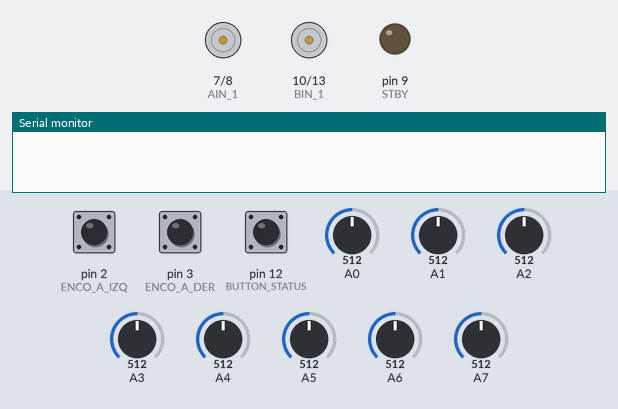
Simulated run of this sketch. Board: Arduino Uno, built with avr-gcc and run on an emulated ATmega328P. Parts: motor-driver pin pairs drawn as motors (green arrow = first pin HIGH = forward, orange = second pin HIGH = backward, longer = more drive, scaled by the enable pin, stopped while the standby pin is LOW), output pins drawn as LEDs (lit = HIGH), the last lines printed to the serial monitor. Inputs (shaded band) come from the test bench; at power-on: pin 12 (BUTTON_STATUS) LOW, A0 = 512, A5 = 512, A1 = 512, A2 = 512, A6 = 512, pin 2 (ENCO_A_IZQ) HIGH, pin 3 (ENCO_A_DER) HIGH, A3 = 512, A4 = 512, A7 = 512.

Above: at 6.2 s.
6.3 s: pin 12 (BUTTON_STATUS) pulled HIGH for 0.15 s
At 7.3 s:
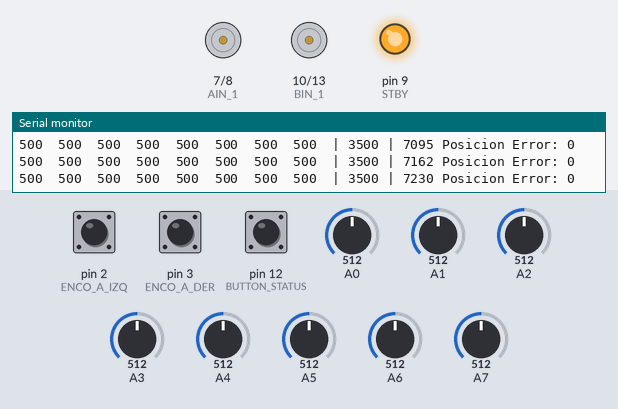
7.9 s: A0 set to 716
At 9.1 s:
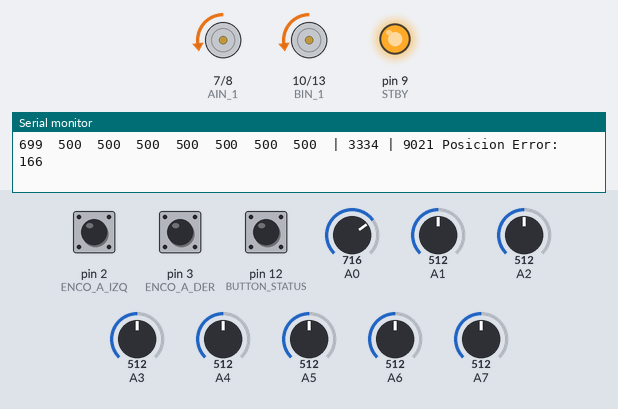
9.4 s: A5 set to 992
At 10.4 s:
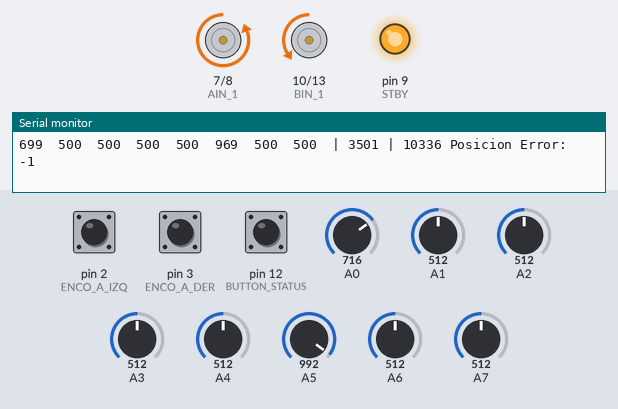
10.9 s: A1 set to 190
At 11.3 s:
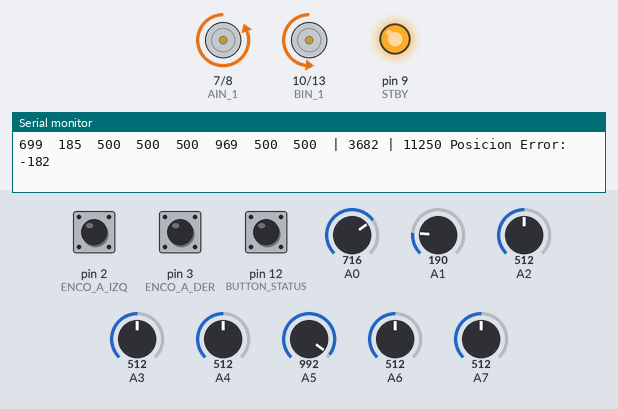
12.4 s: A2 set to 30
At 13.6 s:
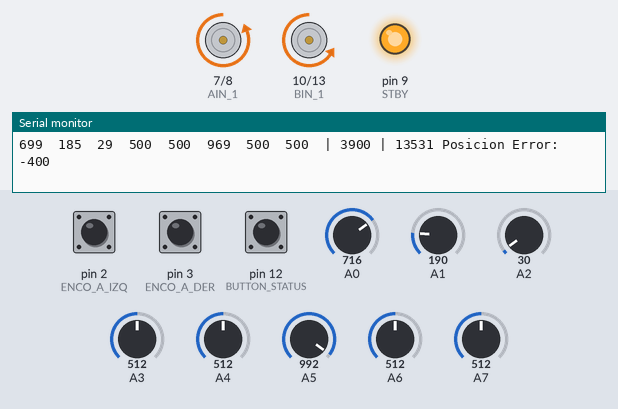
13.9 s: A6 set to 898
At 14.5 s:
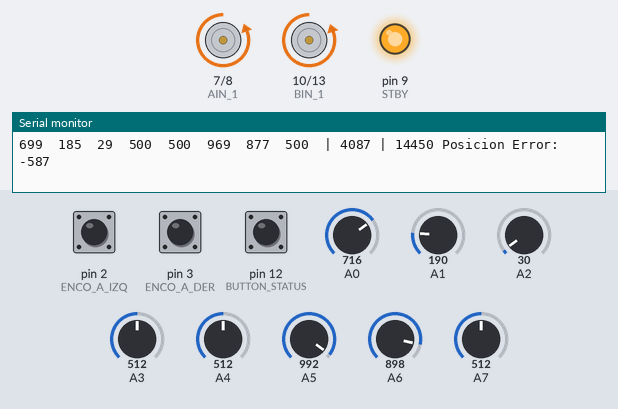
16.9 s: A6 set to 907
Timing chart, 0 to 19.4 s (numbered marks = the images above; inputs shaded):
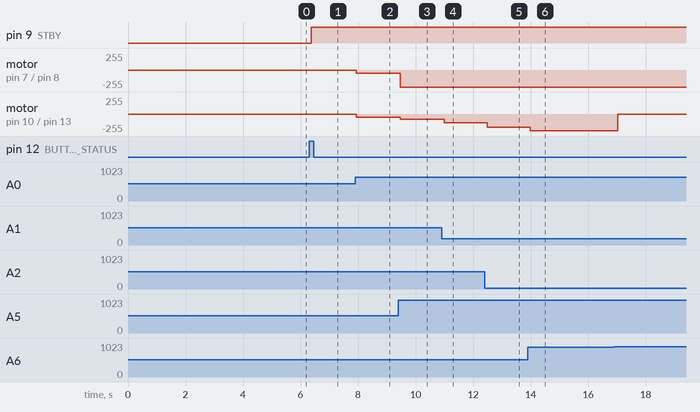

The sketch:

PID_LWF_2_GIT.ino
```cpp
/*
 ****************CONTROL PID SEGUIDOR DE LINEA******************

   AUTOR: ARIEL ARTURO RÌOS SIERRA

   CORREO: arturi.marking@gmail.com

   FECHA: 25 de marzo del 2018

   VERSION: 1.2
 ***************************************************************
*/
#include <QTRSensors.h>

#define AIN_1 7
#define AIN_2 8

#define BIN_1 10
#define BIN_2 13

#define PWMA 6
#define PWMB 11

#define STBY 9

#define ENCO_A_IZQ 2
#define ENCO_B_IZQ 4
#define ENCO_A_DER 3
#define ENCO_B_DER 5

#define PIN_INTERRUPT_0 2
#define PIN_INTERRUPT_1 3

#define POS_OBJECTIVO 3500

#define BUTTON_STATUS 12

#define COLOR_PISTA 0

#define NUM_SENSOR_IR 8

int estadoBoton = HIGH;
int esperaTiempo = 560;
long tiempo = 0;
int previous = LOW;
bool estadoRobot = false;

const int velocidadBase = 255;

const float kP = 7 * 0.512;
const float kI = 0;
const float kD =  0;


volatile unsigned long leftCount = 0;
volatile unsigned long rightCount = 0;

float rpmIzq = 0;
float rpmDer = 0;
float velocidadIzq = 0;
float velocidadDer = 0;

unsigned long tiempoAnterior = 0;
unsigned int pulsosPorRevolucion = 6;

unsigned int diametroRueda = 20;
int relacionRuedas = 10;

unsigned int posicion_actual = 0;
unsigned int position = 0;
unsigned int posicionAnterior = 0;
unsigned int derivativo = 0;
unsigned int integral = 0;

QTRSensorsAnalog qtra((unsigned char[]) {
  0, 1, 2, 3, 4, 5, 6, 7
}, NUM_SENSOR_IR);

unsigned int valoresSensorIr[NUM_SENSOR_IR];

void setup() {

  Serial.begin(9600);

  pinMode(BUTTON_STATUS, INPUT);

  pinMode(PWMA, OUTPUT);
  pinMode(AIN_1, OUTPUT);
  pinMode(AIN_2, OUTPUT);

  pinMode(PWMB, OUTPUT);
  pinMode(BIN_1, OUTPUT);
  pinMode(BIN_2, OUTPUT);

  pinMode(STBY, OUTPUT);

  pinMode(ENCO_A_IZQ, INPUT);
  pinMode(ENCO_B_IZQ, INPUT);

  pinMode(ENCO_A_DER, INPUT);
  pinMode(ENCO_B_DER, INPUT);

  pinMode(PIN_INTERRUPT_0, INPUT_PULLUP);
  pinMode(PIN_INTERRUPT_1, INPUT_PULLUP);

  for (int i = 0; i < 200; i++) {
    qtra.calibrate();
  }

  attachInterrupt(0, leftEncoderEvento, RISING);
  attachInterrupt(1, rightEncoderEvento, RISING);
}

void leftEncoderEvento() {
  if (digitalRead(ENCO_A_IZQ) == HIGH) {
    if (digitalRead(ENCO_B_IZQ) == LOW) {
      leftCount++;
    }
  } else {
    if (digitalRead(ENCO_B_IZQ) == HIGH) {
      leftCount++;
    }
  }
}

void rightEncoderEvento() {
  if (digitalRead(ENCO_A_DER) == HIGH) {
    if (digitalRead(ENCO_B_DER) == LOW) {
      rightCount++;
    }
  } else {
    if (digitalRead(ENCO_B_DER) == HIGH) {
      rightCount++;
    }
  }
}

void loop() {
  estadoBoton = digitalRead(BUTTON_STATUS);
  delay(40);

  if (estadoBoton == HIGH && previous == LOW && millis() - tiempo > esperaTiempo) {
    if (estadoRobot)
      estadoRobot = false;
    else
      estadoRobot = true;
    tiempo = millis();
  }

  if (!estadoRobot) {
    int motoresEncendidos = digitalRead(STBY);
    if (motoresEncendidos == 1) {
      digitalWrite(STBY, LOW);
    }
  }

  if (estadoRobot) {
    inicioRobot();
  }

  previous = estadoBoton;
}

void inicioRobot() {
  digitalWrite(STBY, HIGH);

  float errorPID = calculoPID();

  leerVelocidades();


  int veloLineal = (rpmIzq + rpmDer) / 2;

  float velocidadRPMIzq = veloLineal - errorPID; // 1500 - (-233.90) = 1733.9 // antes  era -
  float velocidadRPMDer = veloLineal + errorPID; // 1500 + (-233.90) = 1266.1 // antes era +

  //Serial.println(errorPID);

  if (rpmIzq == 0 && rpmDer == 0) {
    primeraArrancada();
  }

  int potenciaPWMIzq = map(velocidadRPMIzq, 0, 3000, 0, 255); // 147.00
  int potenciaPWMDer = map(velocidadRPMDer, 0, 3000, 0, 255); // 107.00

  if (potenciaPWMIzq > velocidadBase) {
    potenciaPWMIzq = velocidadBase;
  }

  if (potenciaPWMDer > velocidadBase) {
    potenciaPWMDer = velocidadBase;
  }

  if (position == 3500) {
    adelante();
    analogWrite(PWMA, potenciaPWMDer);
    analogWrite(PWMB, potenciaPWMIzq);
  } else if (position < 3500 && position >= 0 ) {
    girarIzq();
    if (potenciaPWMIzq < 0)
      potenciaPWMIzq = -potenciaPWMIzq;
    analogWrite(PWMA, potenciaPWMDer);
    analogWrite(PWMB, potenciaPWMIzq);
  } else {
    girarDer();
    if (potenciaPWMDer < 0)
      potenciaPWMDer = -potenciaPWMDer;
    analogWrite(PWMA, potenciaPWMDer);
    analogWrite(PWMB, potenciaPWMIzq);
  }
}

void leerVelocidades() {
  long tiempoActual = millis();
  if (tiempoActual - tiempoAnterior >= 1000) {
    noInterrupts();
    rpmIzq = 60 * leftCount / pulsosPorRevolucion * 1000 / (millis() - tiempoAnterior);

    rpmDer = 60 * rightCount / pulsosPorRevolucion * 1000 / (millis() - tiempoAnterior);

    leftCount = 0;
    rightCount = 0;

    tiempoAnterior = millis();
    interrupts();
  }
}

unsigned int calculoPID() {
  position = leerPosicionError(); // 3500

  integral = position + posicionAnterior; // 14 . //

  derivativo = position - posicionAnterior; // 3500 - 3500

  posicionAnterior = position;

  return (kP * position + kI * integral + kD * derivativo); // kp = 0.02, ki = 0.00003, kd = 0.04 => -1.2  - 0.00036  - 0  = -1.2

}

unsigned int leerPosicionError() {

  qtra.read(valoresSensorIr);

  posicion_actual = qtra.readLine(valoresSensorIr, QTR_EMITTERS_ON, COLOR_PISTA);

  for (unsigned char i = 0; i < NUM_SENSOR_IR; i++)
  {
    Serial.print(valoresSensorIr[i]);
    Serial.print('\t'); // tab to format the raw data into columns in the Serial monitor
  }

  int pos = POS_OBJECTIVO - posicion_actual;
  Serial.println("| " + String(posicion_actual) + " | " + String(millis()) + " Posicion Error: " + String(pos));

  return (pos);
}

void primeraArrancada() {
  analogWrite(PWMA, velocidadBase);
  analogWrite(PWMB, velocidadBase);
  adelante();
}

void adelante() {
  digitalWrite(AIN_1, HIGH);
  digitalWrite(AIN_2, LOW);

  digitalWrite(BIN_1, LOW);
  digitalWrite(BIN_2, HIGH);
}

void girarDer() {
  digitalWrite(AIN_1, LOW);
  digitalWrite(AIN_2, HIGH);

  digitalWrite(BIN_1, LOW);
  digitalWrite(BIN_2, HIGH);
}

void girarIzq() {
  digitalWrite(AIN_1, LOW);
  digitalWrite(AIN_2, HIGH);

  digitalWrite(BIN_1, LOW);
  digitalWrite(BIN_2, HIGH);
}
```

Measured:
- after the input at 6.3 s, pin 9 (STBY): LOW → HIGH after 0.06 s
- after the input at 7.9 s, motor on pin 7 (AIN_1) / pin 8 (AIN_2), motor on pin 10 (BIN_1) / pin 13 (BIN_2): stopped → backward 50/255 at once
- after the input at 9.4 s, motor on pin 7 (AIN_1) / pin 8 (AIN_2): backward 50/255 → backward 255/255 after 0.06 s; motor on pin 10 (BIN_1) / pin 13 (BIN_2): backward 50/255 → backward 76/255 after 0.06 s
- after the input at 10.9 s, motor on pin 10 (BIN_1) / pin 13 (BIN_2): backward 76/255 → backward 131/255 after 0.09 s
- after the input at 12.4 s, motor on pin 10 (BIN_1) / pin 13 (BIN_2): backward 131/255 → backward 197/255 after 0.09 s
- after the input at 13.9 s, motor on pin 10 (BIN_1) / pin 13 (BIN_2): backward 197/255 → backward 254/255 after 0.08 s
- after the input at 16.9 s, motor on pin 10 (BIN_1) / pin 13 (BIN_2): backward 254/255 → stopped after 0.12 s
